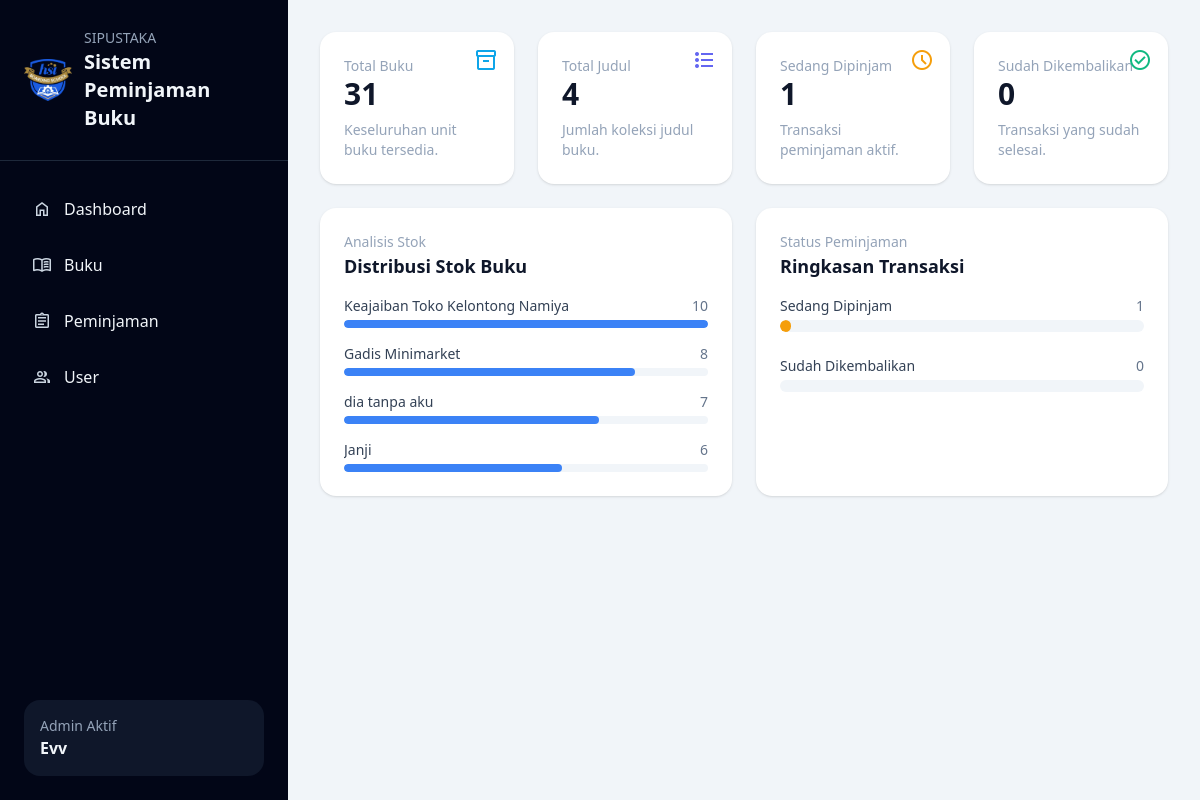
The page / on the database its author committed.
### buku/models.py (models this page shows, shortened)
class Buku(models.Model):
	judul = models.CharField(max_length=255)
	pengarang = models.CharField(max_length=255, blank=True, null=True)
	kategori = models.CharField(max_length=100, blank=True, null=True)
	penerbit = models.CharField(max_length=255, blank=True, null=True)
	tahun_terbit = models.IntegerField(blank=True, null=True)
	isbn = models.CharField(max_length=20, blank=True, null=True)
	rak = models.CharField(max_length=50, blank=True, null=True)
	stok = models.IntegerField(default=0)
	deskripsi = models.TextField(blank=True, null=True)
	status_buku = models.CharField(max_length=50, default='Aktif')

### perpustakaan/views.py (the view)
# urls.py: path('', views.dashboard, name='dashboard'),
def dashboard(request):
    try:
        with connection.cursor() as cursor:
            cursor.execute("""
                SELECT COALESCE(SUM(stok),0)
                FROM buku_buku
                WHERE status_buku='Aktif'
            """)
            total_buku = cursor.fetchone()[0]
            cursor.execute("""
                SELECT COUNT(*)
                FROM buku_buku
                WHERE status_buku='Aktif'
            """)
            total_judul = cursor.fetchone()[0]
            cursor.execute("""
                SELECT COUNT(*)
                FROM peminjaman_peminjaman
                WHERE status='Dipinjam'
            """)
            dipinjam = cursor.fetchone()[0]
            cursor.execute("""
                SELECT COUNT(*)
                FROM peminjaman_peminjaman
                WHERE status='Dikembalikan'
            """)
            dikembalikan = cursor.fetchone()[0]
            cursor.execute("""
                SELECT
                    judul,
                    stok
                FROM buku_buku
                WHERE status_buku='Aktif'
                ORDER BY stok DESC
                LIMIT 5
            """)
            stok_raw = cursor.fetchall()
    except DatabaseError as e:
        print("Database error in dashboard view:", e)
        total_buku = 0
        total_judul = 0
        dipinjam = 0
        dikembalikan = 0
        stok_raw = []
    stok_buku = []
    for judul, stok in stok_raw:
        persen = min(stok * 10, 100)
        stok_buku.append(
            (
                judul,
                stok,
                persen
            )
        )
    if total_buku and total_buku > 0:
        dipinjam_percent = min(round(dipinjam / total_buku * 100), 100)
        dikembalikan_percent = min(round(dikembalikan / total_buku * 100), 100)
    else:
        dipinjam_percent = 0
        dikembalikan_percent = 0
    return render(
        request,
        'dashboard.html',
        {
            'total_buku': total_buku,
            'total_judul': total_judul,
            'dipinjam': dipinjam,
            'dikembalikan': dikembalikan,
            'dipinjam_percent': dipinjam_percent,
            'dikembalikan_percent': dikembalikan_percent,
            'stok_buku': stok_buku,
        }
    )

### templates/dashboard.html (shortened to what this page needs)
{% extends 'base.html' %}
{% block content %}
<div class="space-y-6">
    <div class="grid grid-cols-4 gap-6">
        <div class="bg-white rounded-2xl p-6 shadow relative">
            <div class="absolute top-4 right-4">
                <span class="material-symbols-outlined text-sky-500 text-[24px]">inventory_2</span>
            </div>
            <p class="text-sm text-slate-400">Total Buku</p>
            <h2 class="text-3xl font-bold">{{ total_buku }}</h2>
            <p class="text-sm text-slate-400 mt-2">Keseluruhan unit buku tersedia.</p>
        </div>
        <div class="bg-white rounded-2xl p-6 shadow relative">
            <div class="absolute top-4 right-4">
                <span class="material-symbols-outlined text-indigo-500 text-[24px]">format_list_bulleted</span>
            </div>
            <p class="text-sm text-slate-400">Total Judul</p>
            <h2 class="text-3xl font-bold">{{ total_judul }}</h2>
            <p class="text-sm text-slate-400 mt-2">Jumlah koleksi judul buku.</p>
        </div>
        <div class="bg-white rounded-2xl p-6 shadow relative">
            <div class="absolute top-4 right-4">
                <span class="material-symbols-outlined text-amber-500 text-[24px]">schedule</span>
            </div>
            <p class="text-sm text-slate-400">Sedang Dipinjam</p>
            <h2 class="text-3xl font-bold">{{ dipinjam }}</h2>
            <p class="text-sm text-slate-400 mt-2">Transaksi peminjaman aktif.</p>
        </div>
        <div class="bg-white rounded-2xl p-6 shadow relative">
            <div class="absolute top-4 right-4">
                <span class="material-symbols-outlined text-emerald-500 text-[24px]">check_circle</span>
            </div>
            <p class="text-sm text-slate-400">Sudah Dikembalikan</p>
            <h2 class="text-3xl font-bold">{{ dikembalikan }}</h2>
            <p class="text-sm text-slate-400 mt-2">Transaksi yang sudah selesai.</p>
        </div>
    </div>
    <div class="grid grid-cols-2 gap-6">
        <div class="bg-white rounded-2xl p-6 shadow">
            <p class="text-sm text-slate-400">Analisis Stok</p>
            <h3 class="text-lg font-semibold mb-4">Distribusi Stok Buku</h3>
            <div class="space-y-4">
                {% for judul, stok, persen in stok_buku %}
                <div>
                    <div class="flex justify-between mb-1">
                        <div class="text-sm font-medium text-slate-700 truncate" title="{{ judul }}">{{ judul }}</div>
                        <div class="text-sm text-slate-500">{{ stok }}</div>
                    </div>
                    <div class="w-full bg-slate-100 h-2 rounded-full overflow-hidden">
                        <div class="h-2 bg-blue-500 rounded-full" style="width: {{ persen }}%"></div>
                    </div>
                </div>
                {% empty %}
                <p class="text-sm text-slate-400">Tidak ada data stok.</p>
                {% endfor %}
            </div>
        </div>
        <div class="bg-white rounded-2xl p-6 shadow">
            <p class="text-sm text-slate-400">Status Peminjaman</p>
            <h3 class="text-lg font-semibold mb-4">Ringkasan Transaksi</h3>
            <div class="space-y-6">
                <div>
                    <div class="flex justify-between mb-1">
                        <div class="text-sm font-medium text-slate-700">Sedang Dipinjam</div>
                        <div class="text-sm text-slate-500">{{ dipinjam }}</div>
                    </div>
                    <div class="w-full bg-slate-100 h-3 rounded-full overflow-hidden">
                        <div class="h-3 bg-amber-500 rounded-full" style="width: {{ dipinjam_percent }}%"></div>
                    </div>
                </div>
                <div>
                    <div class="flex justify-between mb-1">
                        <div class="text-sm font-medium text-slate-700">Sudah Dikembalikan</div>
                        <div class="text-sm text-slate-500">{{ dikembalikan }}</div>
                    </div>
                    <div class="w-full bg-slate-100 h-3 rounded-full overflow-hidden">
                    </div>
                </div>
            </div>
        </div>
    </div>
</div>
{% endblock %}

### templates/base.html (shortened to what this page needs)
{% load static %}
<!DOCTYPE html>
<html lang="id">
<head>
    <script src="https://cdn.tailwindcss.com"></script>
</head>
<body class="bg-slate-100 text-slate-900 h-screen overflow-hidden">
    <div class="h-screen flex">
        <aside class="w-72 h-screen bg-slate-950 text-slate-100 flex flex-col">
            <div class="px-6 py-7 border-b border-slate-800">
                <div class="flex items-center gap-3">
                    <img src="{% static 'img/logo.webp' %}" alt="Logo" class="w-12 h-12 object-contain" />
                    <div>
                        <p class="text-sm uppercase text-slate-400">
                            SIPUSTAKA
                        </p>
                        <h1 class="text-xl font-semibold">
                            Sistem Peminjaman Buku
                        </h1>
                    </div>
                </div>
            </div>
            <nav class="flex-1 px-4 py-6 space-y-2">
                <a href="/" class="flex items-center gap-3 rounded-xl px-4 py-3 hover:bg-slate-900">
                    <span class="material-symbols-outlined text-slate-300 text-[20px]">home</span>
                    <span>Dashboard</span>
                </a>
                <a href="/buku/" class="flex items-center gap-3 rounded-xl px-4 py-3 hover:bg-slate-900">
                    <span class="material-symbols-outlined text-slate-300 text-[20px]">menu_book</span>
                    <span>Buku</span>
                </a>
                <a href="/peminjaman/" class="flex items-center gap-3 rounded-xl px-4 py-3 hover:bg-slate-900">
                    <span class="material-symbols-outlined text-slate-300 text-[20px]">assignment</span>
                    <span>Peminjaman</span>
                </a>
                <a href="/siswa/" class="flex items-center gap-3 rounded-xl px-4 py-3 hover:bg-slate-900">
                    <span class="material-symbols-outlined text-slate-300 text-[20px]">people</span>
                    <span>User</span>
                </a>
            </nav>
            <div class="mt-auto p-6">
                <div class="bg-slate-900 rounded-2xl p-4">
                    <p class="text-slate-400 text-sm">
                        Admin Aktif
                    </p>
                    <p class="font-semibold">
                        Evv
                    </p>
                </div>
            </div>
        </aside>
        <main class="flex-1 overflow-y-auto p-8">
            {% block content %}
            {% endblock %}
        </main>
    </div>
</body>
</html>

### rows shown on the page
Buku: judul "Keajaiban Toko Kelontong Namiya", stok "10", {{ persen }} 100 (drawn)
Buku: judul "Gadis Minimarket", stok "8", {{ persen }} 80 (drawn)
Buku: judul "dia tanpa aku", stok "7", {{ persen }} 70 (drawn)
Buku: judul "Janji", stok "6", {{ persen }} 60 (drawn)

### other values the page prints
{{ total_buku }} "31"
{{ total_judul }} "4"
{{ dipinjam }} "1"
{{ dikembalikan }} "0"
